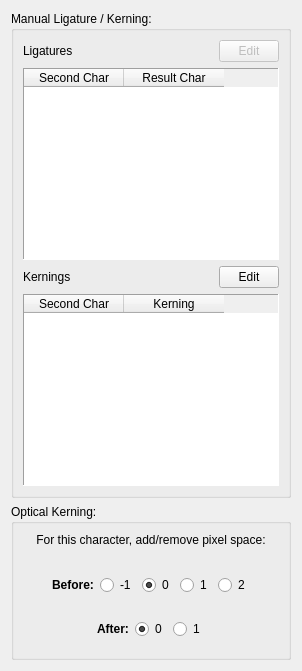
         <widget class="QWidget" name="tab_2">
          <attribute name="title">
           <string>Lig / Kern</string>
          </attribute>
          <attribute name="toolTip">
           <string>Ligature and Kerning values</string>
          </attribute>
          <layout class="QVBoxLayout" name="verticalLayout_11">
           <item>
            <widget class="QGroupBox" name="groupBox">
             <property name="font">
              <font>
               <bold>false</bold>
              </font>
             </property>
             <property name="title">
              <string>Manual Ligature / Kerning:</string>
             </property>
             <layout class="QVBoxLayout" name="verticalLayout_4">
              <item>
               <layout class="QHBoxLayout" name="horizontalLayout_8">
                <item>
                 <widget class="QLabel" name="label_6">
                  <property name="text">
                   <string>Ligatures</string>
                  </property>
                 </widget>
                </item>
                <item>
                 <spacer name="horizontalSpacer_7">
                  <property name="orientation">
                   <enum>Qt::Horizontal</enum>
                  </property>
                  <property name="sizeHint" stdset="0">
                   <size>
                    <width>40</width>
                    <height>20</height>
                   </size>
                  </property>
                 </spacer>
                </item>
                <item>
                 <widget class="QPushButton" name="editLigatureButton">
                  <property name="enabled">
                   <bool>false</bool>
                  </property>
                  <property name="minimumSize">
                   <size>
                    <width>0</width>
                    <height>0</height>
                   </size>
                  </property>
                  <property name="maximumSize">
                   <size>
                    <width>60</width>
                    <height>16777215</height>
                   </size>
                  </property>
                  <property name="text">
                   <string>Edit</string>
                  </property>
                 </widget>
                </item>
               </layout>
              </item>
              <item>
               <widget class="QTableWidget" name="ligTable">
                <property name="font">
                 <font>
                  <pointsize>18</pointsize>
                  <bold>false</bold>
                 </font>
                </property>
                <property name="frameShape">
                 <enum>QFrame::Panel</enum>
                </property>
                <property name="editTriggers">
                 <set>QAbstractItemView::NoEditTriggers</set>
                </property>
                <column>
                 <property name="text">
                  <string>Second Char</string>
                 </property>
                 <property name="font">
                  <font>
                   <pointsize>9</pointsize>
                  </font>
                 </property>
                </column>
                <column>
                 <property name="text">
                  <string>Result Char</string>
                 </property>
                 <property name="font">
                  <font>
                   <pointsize>9</pointsize>
                  </font>
                 </property>
                </column>
               </widget>
              </item>
              <item>
               <layout class="QHBoxLayout" name="horizontalLayout_12">
                <item>
                 <widget class="QLabel" name="label_7">
                  <property name="text">
                   <string>Kernings</string>
                  </property>
                 </widget>
                </item>
                <item>
                 <spacer name="horizontalSpacer_8">
                  <property name="orientation">
                   <enum>Qt::Horizontal</enum>
                  </property>
                  <property name="sizeHint" stdset="0">
                   <size>
                    <width>40</width>
                    <height>20</height>
                   </size>
                  </property>
                 </spacer>
                </item>
                <item>
                 <widget class="QPushButton" name="editKerningButton">
                  <property name="enabled">
                   <bool>true</bool>
                  </property>
                  <property name="maximumSize">
                   <size>
                    <width>60</width>
                    <height>16777215</height>
                   </size>
                  </property>
                  <property name="text">
                   <string>Edit</string>
                  </property>
                 </widget>
                </item>
               </layout>
              </item>
              <item>
               <widget class="QTableWidget" name="kernTable">
                <property name="font">
                 <font>
                  <pointsize>18</pointsize>
                  <bold>false</bold>
                 </font>
                </property>
                <property name="frameShape">
                 <enum>QFrame::Panel</enum>
                </property>
                <property name="editTriggers">
                 <set>QAbstractItemView::NoEditTriggers</set>
                </property>
                <column>
                 <property name="text">
                  <string>Second Char</string>
                 </property>
                 <property name="font">
                  <font>
                   <pointsize>9</pointsize>
                  </font>
                 </property>
                </column>
                <column>
                 <property name="text">
                  <string>Kerning</string>
                 </property>
                 <property name="font">
                  <font>
                   <pointsize>9</pointsize>
                  </font>
                 </property>
                </column>
               </widget>
              </item>
             </layout>
            </widget>
           </item>
           <item>
            <widget class="QGroupBox" name="groupBox_2">
             <property name="title">
              <string>Optical Kerning:</string>
             </property>
             <layout class="QVBoxLayout" name="verticalLayout_10">
              <item>
               <widget class="QLabel" name="label_8">
                <property name="font">
                 <font>
                  <bold>false</bold>
                 </font>
                </property>
                <property name="text">
                 <string>For this character, add/remove pixel space:</string>
                </property>
                <property name="alignment">
                 <set>Qt::AlignCenter</set>
                </property>
                <property name="wordWrap">
                 <bool>true</bool>
                </property>
               </widget>
              </item>
              <item>
               <spacer name="verticalSpacer">
                <property name="orientation">
                 <enum>Qt::Vertical</enum>
                </property>
                <property name="sizeHint" stdset="0">
                 <size>
                  <width>20</width>
                  <height>13</height>
                 </size>
                </property>
               </spacer>
              </item>
              <item>
               <widget class="QFrame" name="frame_3">
                <property name="minimumSize">
                 <size>
                  <width>0</width>
                  <height>26</height>
                 </size>
                </property>
                <layout class="QVBoxLayout" name="verticalLayout_13">
                 <item>
                  <layout class="QHBoxLayout" name="horizontalLayout_16">
                   <item>
                    <spacer name="horizontalSpacer_16">
                     <property name="orientation">
                      <enum>Qt::Horizontal</enum>
                     </property>
                     <property name="sizeHint" stdset="0">
                      <size>
                       <width>13</width>
                       <height>20</height>
                      </size>
                     </property>
                    </spacer>
                   </item>
                   <item>
                    <widget class="QLabel" name="label_11">
                     <property name="font">
                      <font>
                       <bold>true</bold>
                      </font>
                     </property>
                     <property name="text">
                      <string>Before:</string>
                     </property>
                    </widget>
                   </item>
                   <item>
                    <widget class="QRadioButton" name="beforeMinus1Radio">
                     <property name="text">
                      <string>-1</string>
                     </property>
                     <property name="checked">
                      <bool>false</bool>
                     </property>
                    </widget>
                   </item>
                   <item>
                    <widget class="QRadioButton" name="before0Radio">
                     <property name="text">
                      <string>0</string>
                     </property>
                     <property name="checked">
                      <bool>true</bool>
                     </property>
                    </widget>
                   </item>
                   <item>
                    <widget class="QRadioButton" name="before1Radio">
                     <property name="text">
                      <string>1</string>
                     </property>
                    </widget>
                   </item>
                   <item>
                    <widget class="QRadioButton" name="before2Radio">
                     <property name="text">
                      <string>2</string>
                     </property>
                    </widget>
                   </item>
                   <item>
                    <spacer name="horizontalSpacer_15">
                     <property name="orientation">
                      <enum>Qt::Horizontal</enum>
                     </property>
                     <property name="sizeHint" stdset="0">
                      <size>
                       <width>17</width>
                       <height>20</height>
                      </size>
                     </property>
                    </spacer>
                   </item>
                  </layout>
                 </item>
                </layout>
               </widget>
              </item>
              <item>
               <widget class="QFrame" name="frame_4">
                <property name="minimumSize">
                 <size>
                  <width>0</width>
                  <height>26</height>
                 </size>
                </property>
                <layout class="QVBoxLayout" name="verticalLayout_12">
                 <item>
                  <layout class="QHBoxLayout" name="horizontalLayout_17">
                   <item>
                    <spacer name="horizontalSpacer_14">
                     <property name="orientation">
                      <enum>Qt::Horizontal</enum>
                     </property>
                     <property name="sizeHint" stdset="0">
                      <size>
                       <width>18</width>
                       <height>20</height>
                      </size>
                     </property>
                    </spacer>
                   </item>
                   <item>
                    <widget class="QLabel" name="label_12">
                     <property name="font">
                      <font>
                       <bold>true</bold>
                      </font>
                     </property>
                     <property name="text">
                      <string>After:</string>
                     </property>
                    </widget>
                   </item>
                   <item>
                    <widget class="QRadioButton" name="after0Radio">
                     <property name="text">
                      <string>0</string>
                     </property>
                     <property name="checked">
                      <bool>true</bool>
                     </property>
                    </widget>
                   </item>
                   <item>
                    <widget class="QRadioButton" name="after1Radio">
                     <property name="text">
                      <string>1</string>
                     </property>
                    </widget>
                   </item>
                   <item>
                    <spacer name="horizontalSpacer_13">
                     <property name="orientation">
                      <enum>Qt::Horizontal</enum>
                     </property>
                     <property name="sizeHint" stdset="0">
                      <size>
                       <width>18</width>
                       <height>20</height>
                      </size>
                     </property>
                    </spacer>
                   </item>
                  </layout>
                 </item>
                </layout>
               </widget>
              </item>
             </layout>
            </widget>
           </item>
          </layout>
         </widget>
